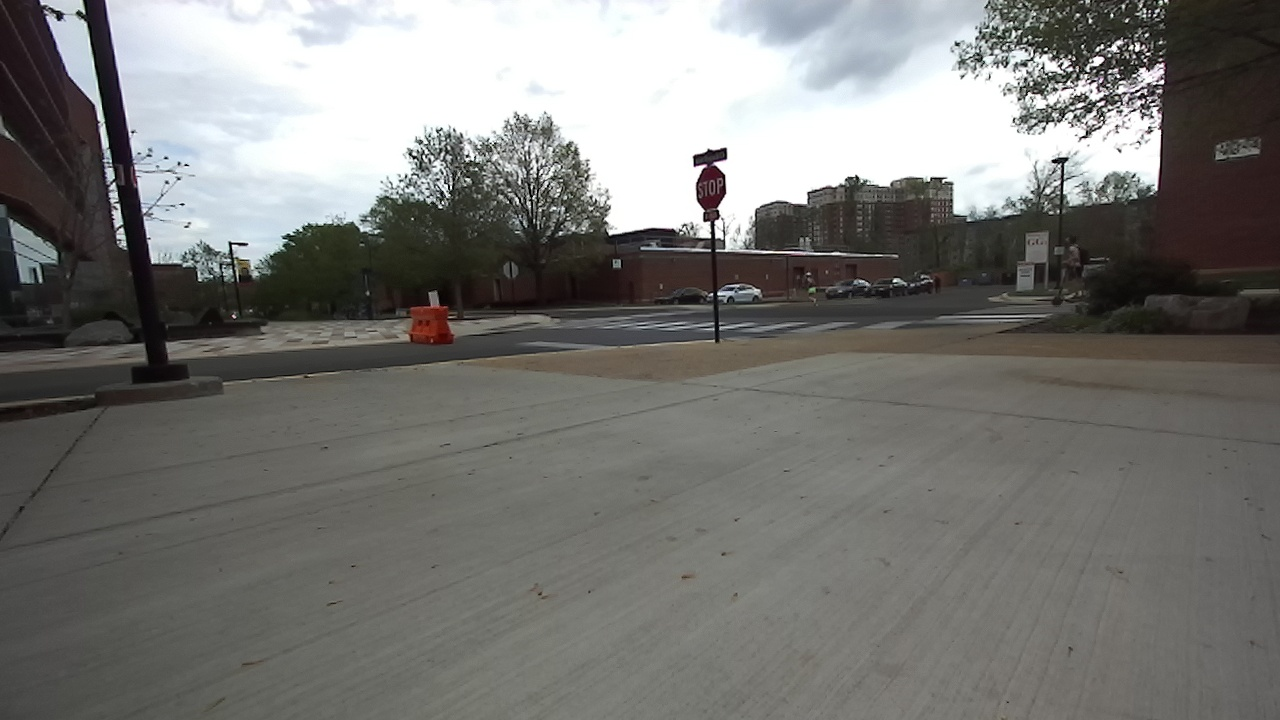
#> input picture integration/images/stop4.jpg, 1280 x 720 px, found by its file name
$ python test.py
#> lines starting #> are read from the running program, lines starting #| are printed output that depends on the picture; after the words box and inside, x2 and y2 are one past the last pixel; in counts of white or black regions, pixels touching at a corner belong together
import matplotlib.pyplot as plt
import numpy as np
import math
import os
import datetime
import cv2
import pytesseract as pts

print(os.getcwd() + '/data.vd')

'''
stop  -> 397, 115, 458, 177

stop2 -> 290, 274, 373, 301

stop3 -> 494, 178, 535, 222

stop4 -> 696, 166, 726, 210
'''


hue_min1 = 0
hue_max1 = 9
hue_min2 = 166
hue_max2 = 179
sat_min = 20
sat_max = 255
val_min = 10
val_max = 255

erode_kernel = np.ones((5,5), np.uint8)
dil_kernel = np.ones((5,5), np.uint8)

low_thres1 = np.array([hue_min1, sat_min, val_min])
high_thres1 = np.array([hue_max1, sat_max, val_max])

low_thres2 = np.array([hue_min2, sat_min, val_min])
high_thres2 = np.array([hue_max2, sat_max, val_max])


curr_ts = datetime.datetime.now()
print("Current timestamp: " + str(curr_ts))

img = cv2.imread("/home/mudit/escooter_dev/images/stop4.jpg")
#> img is the input picture: shape (720, 1280, 3); mean B, G, R 116.5, 119.5, 119.8
# img = cv2.imread("/home/mudit/escooter_dev/images/estop1.png")
# img = cv2.imread("/home/mudit/escooter_dev/images/estop2.png")

img_hsv = cv2.cvtColor(img, cv2.COLOR_BGR2HSV)
#> img_hsv: shape (720, 1280, 3); mean H, S, V 39.2, 23.8, 122.1

img_hsv[:, :, 1] = cv2.equalizeHist(img_hsv[:, :, 1])
#> img_hsv: shape (720, 1280, 3); mean H, S, V 39.2, 120.3, 122.1
img_hsv[:, :, 2] = cv2.equalizeHist(img_hsv[:, :, 2])
#> img_hsv: shape (720, 1280, 3); mean H, S, V 39.2, 120.3, 130

img_eq = cv2.cvtColor(img_hsv, cv2.COLOR_HSV2BGR)
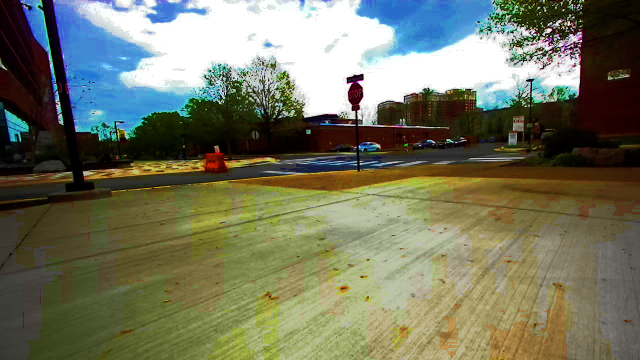
#> img_eq: shape (720, 1280, 3) (shown at 1/2 size); mean B, G, R 95.6, 117.4, 115.1
print(img_eq.shape)
#| (720, 1280, 3)
cv2.imwrite("stop_eq.jpg", img_eq)

mask1 = cv2.inRange(img_hsv, low_thres1, high_thres1)
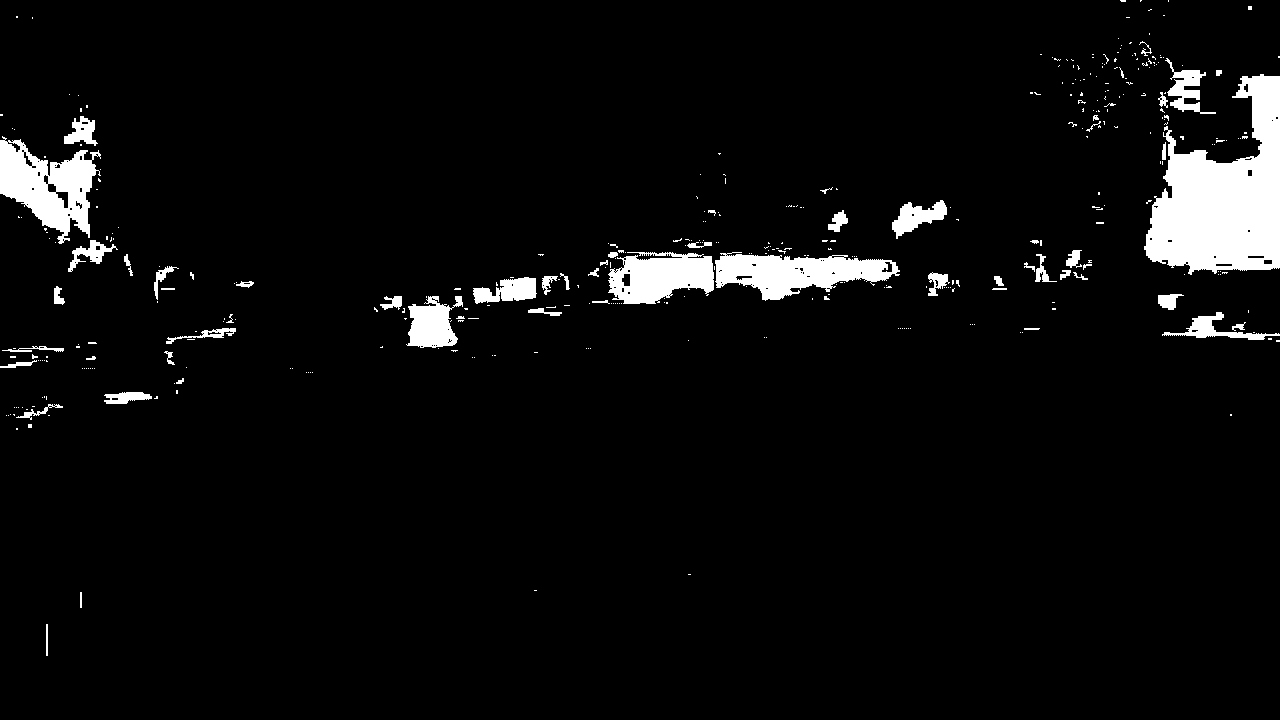
#> mask1: shape (720, 1280); 4.7% white; 392 white regions (332 under 20 px), largest, box (x1, y1, x2, y2) and area: (1144, 74, 1280, 275) 16199, (0, 136, 101, 244) 5568, (715, 252, 900, 301) 5140
mask2 = cv2.inRange(img_hsv, low_thres2, high_thres2)
#> mask2: shape (720, 1280); 1.3% white; 289 white regions (245 under 20 px), largest, box (x1, y1, x2, y2) and area: (0, 0, 102, 176) 6430, (66, 202, 116, 250) 1157, (695, 167, 727, 222) 1106
mask = mask1 + mask2
#> mask: shape (720, 1280); 6% white; 375 white regions (307 under 20 px), largest, box (x1, y1, x2, y2) and area: (1144, 57, 1280, 275) 18314, (0, 0, 118, 272) 14578, (714, 248, 900, 301) 5394
masked_img = cv2.bitwise_and(img_eq, img_eq, mask=mask)
# [4 lines of commented-out code are left out]


margin_percent = 10 / 100
box_tl_x = 696
box_tl_y = 166
box_br_x = 726
box_br_y = 210
box_w = abs(box_br_x - box_tl_x)
box_h = abs(box_br_y - box_tl_y)
margin_x = int( box_w * margin_percent )
margin_y = int( box_h * margin_percent )

masked_img[:box_tl_y - margin_y] = 0
masked_img[box_br_y + margin_y:] = 0
masked_img[:, :box_tl_x - margin_x] = 0
masked_img[:, box_br_x + margin_x:] = 0
# 696, 166, 726, 210


img[:box_tl_y - margin_y] = 0
img[box_br_y + margin_y:] = 0
img[:, :box_tl_x - margin_x] = 0
img[:, box_br_x + margin_x:] = 0


edge_img = cv2.Canny(img_eq, 100, 200)
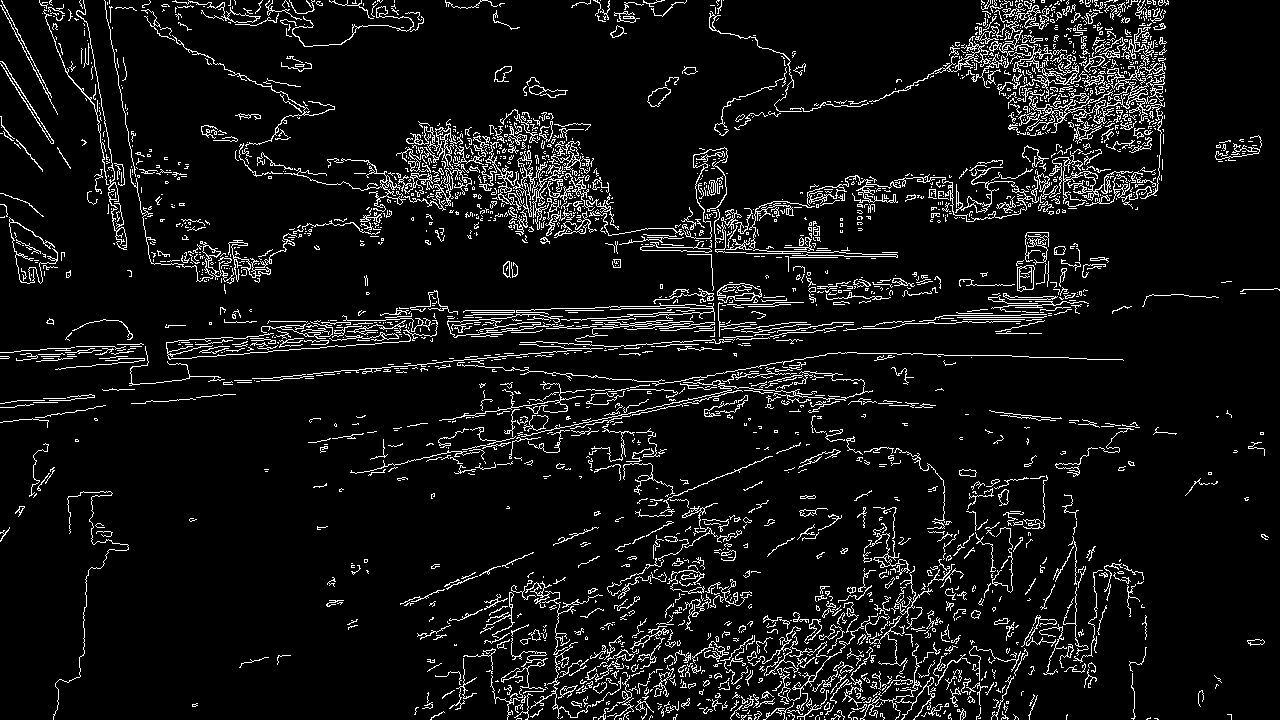
#> edge_img: shape (720, 1280); 7.5% white in thin lines or dots

stop_img = cv2.cvtColor(img_eq[111:183, 396:459], cv2.COLOR_BGR2GRAY)
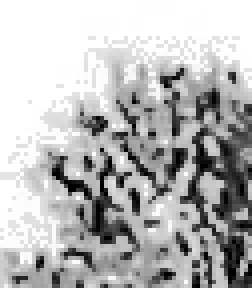
#> stop_img: shape (72, 63) (shown 4 times larger); min 0, max 255, mean 183.9


# [33 lines of commented-out code are left out]
masked_gray = cv2.cvtColor(masked_img, cv2.COLOR_BGR2GRAY)
bin_img = (masked_gray > 0).astype(np.uint8)*255
#> bin_img: shape (720, 1280); 0.11% white; 2 white regions (1 under 20 px), largest, box (x1, y1, x2, y2) and area: (695, 167, 727, 214) 1057


blur_img = cv2.GaussianBlur(masked_gray, (3, 3), 0)
edge_img = cv2.Canny(blur_img, 60, 180)
#> edge_img: shape (720, 1280); 0.04% white in thin lines or dots, all inside (x1, y1, x2, y2) = (694, 167, 728, 215)
contours, hierarchy = cv2.findContours(bin_img, cv2.RETR_TREE, cv2.CHAIN_APPROX_SIMPLE)
#> contours = 25 contours, 23 with area under 20; largest, box (x1, y1, x2, y2) and area: (695, 167, 727, 214) 1070, (722, 174, 726, 192) 38

for contour in contours:
    perimeter = cv2.arcLength(contour, True)
    if perimeter < 30:
        continue

    approx = cv2.approxPolyDP(contour, 0.02 * perimeter, True)

    if len(approx) >= 8:  # Assuming an octagon has 8 vertices
        print(approx)
        cv2.drawContours(img, [approx], -1, (0, 255, 0), 2)
#> this loop made 25 passes
#> perimeter on passes 2, 10, 11, 12, 16, 17, 18, 19: 147.1, 7.66, 7.66, 13.07, 22.49, 7.66, 21.66, 16.49
#> (printed output is left out)
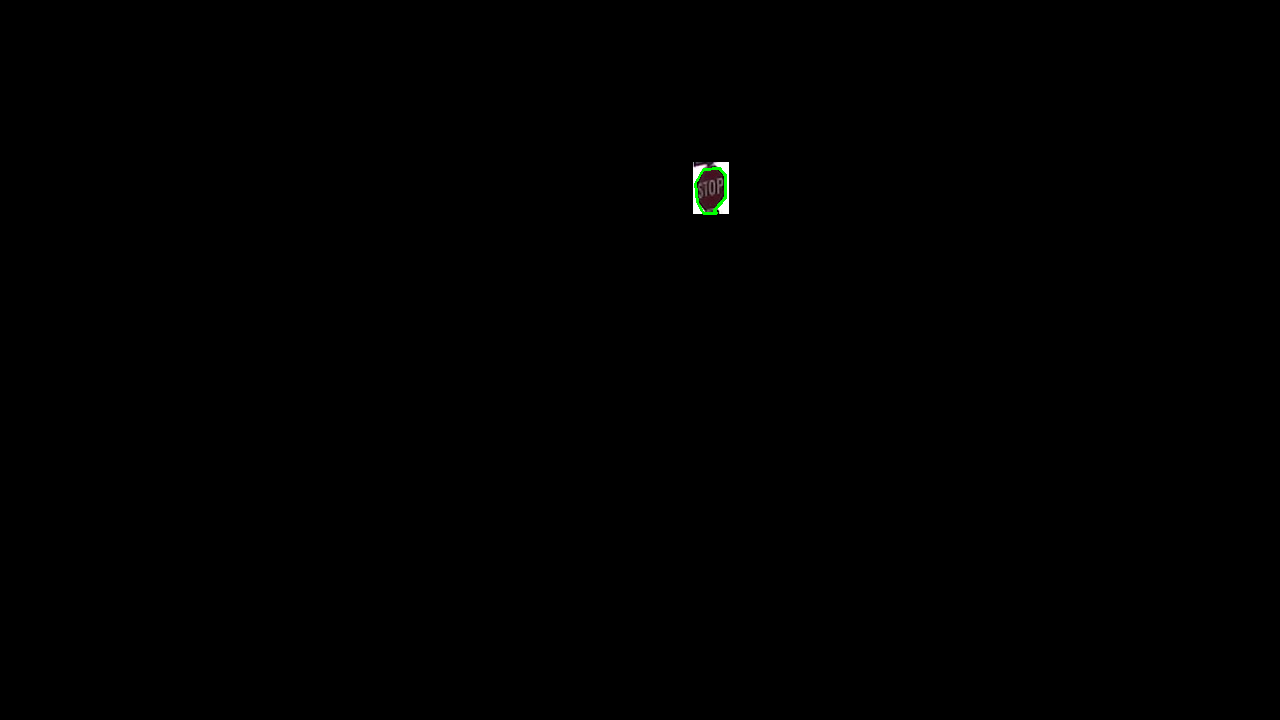
#> img: shape (720, 1280, 3); mean B, G, R 0.2, 0.3, 0.2

# cv2.imshow("Octagon Detection", masked_img)
# # cv2.imshow("nbin Detection", bin_img)
# cv2.waitKey(0)
# cv2.destroyAllWindows()


################################################################################################################################################


cv2.imshow("Stop capture", img)
# cv2.imshow("HSV Stop capture", img_hsv)
cv2.imshow("Equalized img", img_eq)
cv2.imshow("Masked img", masked_img)
cv2.imshow("Canny image", edge_img)
cv2.waitKey(0)
cv2.destroyAllWindows()

$ run again, with integration/images/stop2.jpg copied over integration/images/stop4.jpg
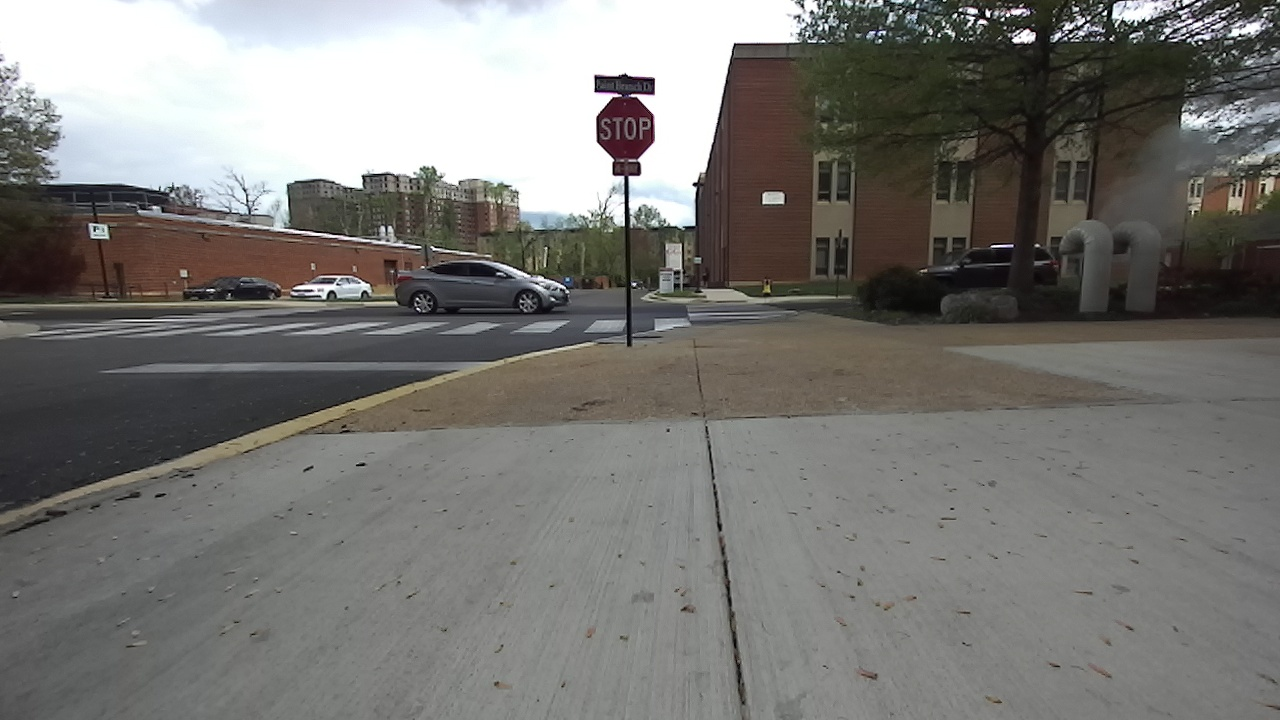
#> input picture integration/images/stop2.jpg, 1280 x 720 px, found by its file name
#> img is the input picture: shape (720, 1280, 3); mean B, G, R 116.4, 119.6, 120.8
#| (720, 1280, 3)
#> `mask1 = cv2.inRange(img_hsv, low_thres1, high_thres1)`:
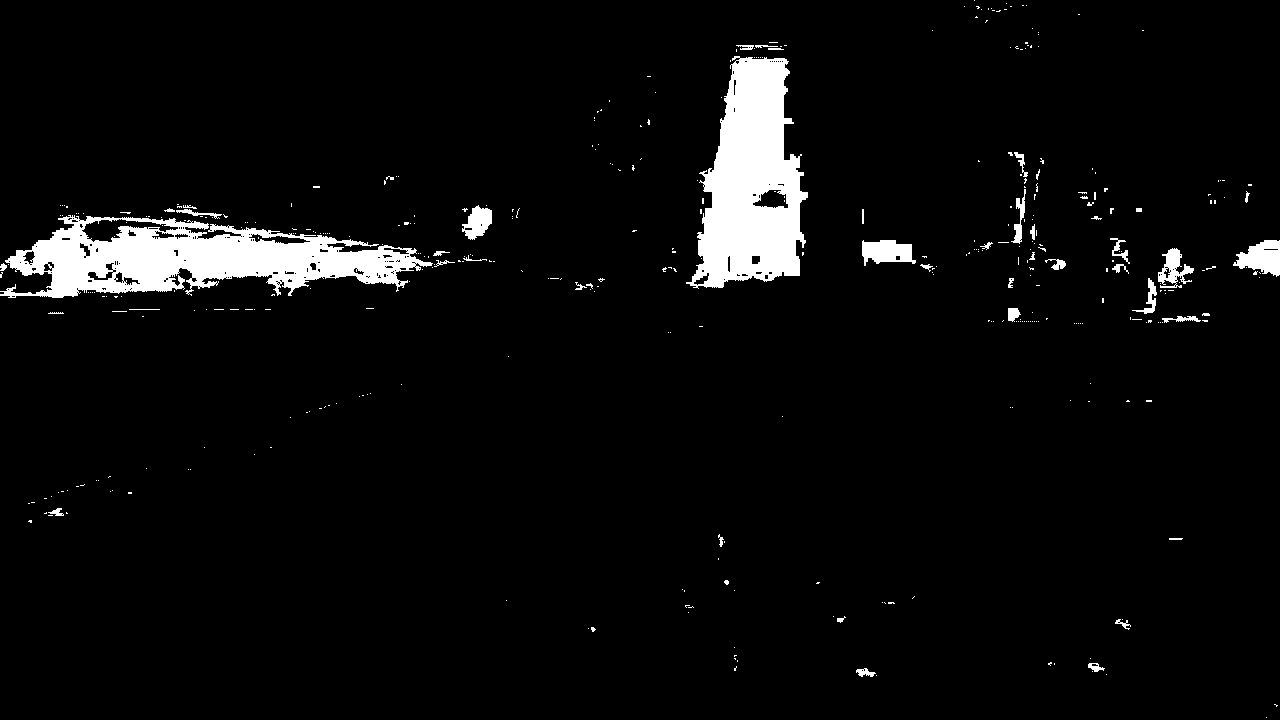
#> mask1: shape (720, 1280); 4.7% white; 407 white regions (362 under 20 px), largest, box (x1, y1, x2, y2) and area: (0, 215, 433, 298) 18749, (686, 56, 808, 289) 17343, (1233, 240, 1280, 277) 1092
#> mask2: shape (720, 1280); 0.58% white; 203 white regions (178 under 20 px), largest, box (x1, y1, x2, y2) and area: (595, 97, 656, 174) 3123, (695, 182, 712, 234) 286, (164, 203, 228, 216) 189
#> mask: shape (720, 1280); 5.3% white; 396 white regions (346 under 20 px), largest, box (x1, y1, x2, y2) and area: (0, 215, 433, 298) 19312, (686, 56, 808, 289) 18047, (594, 97, 656, 174) 3167
#> `stop_img = cv2.cvtColor(img_eq[111:183, 396:459], cv2.COLOR_BGR2GRAY)`:
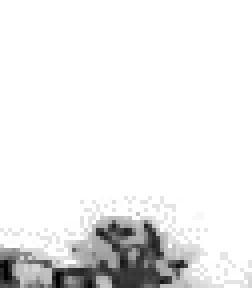
#> stop_img: shape (72, 63) (shown 4 times larger); min 0, max 255, mean 236.3
#> bin_img: shape (720, 1280); 0.15% white; 3 white regions (2 under 20 px), largest, box (x1, y1, x2, y2) and area: (699, 162, 729, 214) 1366
#> contours = 4 contours, 3 with area under 20; largest, box (x1, y1, x2, y2) and area: (699, 162, 729, 214) 1278
#> the loop `for contour in contours:` made 4 passes
#> (contour, perimeter) on passes 1, 4: ([[697, 180], [696, 181], [697, 182]], 4.83), ([[708, 162]], 0)
#> (printed output is left out)
